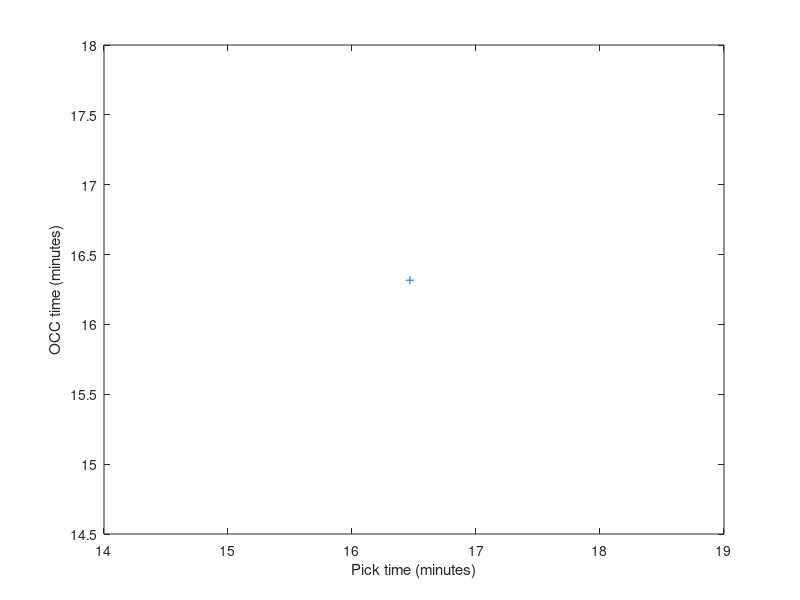

Write the MATLAB code that produced this figure. (Note: this script raises an error after producing the figure.)
%CCRegression


data = csvread('CCData.csv');

picTime = data(:,3)+((.01*data(:,4))*(1/.6));
OCCTime = data(:,5)+((.01*data(:,6))*(1/.6));
plot(picTime,OCCTime,'+')
xlabel('Pick time (minutes)')
ylabel('OCC time (minutes)')
lsq(picTime,OCCTime)